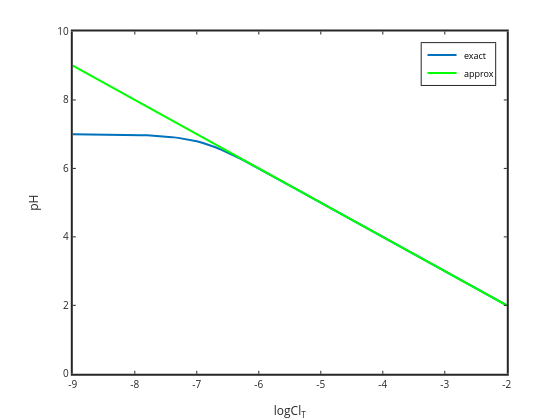

Notebook source saved alongside this figure:
### Code cell
for i=1:size(logClT,2)
    H=ClT(i);
    pHapprox(i)=-log10(H);
end
plot(logClT,pHexact,'linewidth',2,logClT,pHapprox,'g','linewidth',2)
legend('exact','approx')
%set(gca,'linewidth',2,'fontsize',12); % doesn't work with gitpages
set(gca,'linewidth',2)
xlabel('logCl_T','fontsize',12)
ylabel('pH','fontsize',12)
title('... also approx solution','fontsize',14)

### Figure 1 — Plotly figure (JSON) as saved in the notebook; plotly's stock layout.template omitted (floating-point values rounded to 4 significant figures)
{"data": [{"line": {"color": "rgb(0,113,188)", "dash": "solid", "width": 2}, "marker": {"color": "rgb(0,113,188)", "line": {"color": "rgb(0,113,188)"}, "size": 6, "symbol": "none"}, "mode": "lines", "name": "exact", "showlegend": true, "type": "scatter", "visibility": true, "x": [-9, -8.9, -8.8, -8.7, -8.6, -8.5, -8.4, -8.3, -8.2, -8.1, -8, -7.9, -7.8, -7.7, -7.6, -7.5, -7.4, -7.3, -7.2, -7.1, -7, -6.9, -6.8, -6.7, -6.6, -6.5, -6.4, -6.3, -6.2, -6.1, -6, -5.9, -5.8, -5.7, -5.6, -5.5, -5.4, -5.3, -5.2, -5.1, -5, -4.9, -4.8, -4.7, -4.6, -4.5, -4.4, -4.3, -4.2, -4.1, -4, -3.9, -3.8, -3.7, -3.6, -3.5, -3.4, -3.3, -3.2, -3.1, -3, -2.9, -2.8, -2.7, -2.6, -2.5, -2.4, -2.3, -2.2, -2.1, -2], "xaxis": "x", "y": [6.998, 6.997, 6.997, 6.996, 6.995, 6.993, 6.991, 6.989, 6.986, 6.983, 6.978, 6.973, 6.966, 6.957, 6.946, 6.932, 6.914, 6.892, 6.865, 6.832, 6.791, 6.742, 6.684, 6.618, 6.543, 6.462, 6.375, 6.284, 6.189, 6.093, 5.996, 5.897, 5.798, 5.699, 5.599, 5.5, 5.4, 5.3, 5.2, 5.1, 5.0, 4.9, 4.8, 4.7, 4.6, 4.5, 4.4, 4.3, 4.2, 4.1, 4.0, 3.9, 3.8, 3.7, 3.6, 3.5, 3.4, 3.3, 3.2, 3.1, 3.0, 2.9, 2.8, 2.7, 2.6, 2.5, 2.4, 2.3, 2.2, 2.1, 2.0], "yaxis": "y"}, {"line": {"color": "rgb(0,255,0)", "dash": "solid", "width": 2}, "marker": {"color": "rgb(0,255,0)", "line": {"color": "rgb(0,255,0)"}, "size": 6, "symbol": "none"}, "mode": "lines", "name": "approx", "showlegend": true, "type": "scatter", "visibility": true, "x": [-9, -8.9, -8.8, -8.7, -8.6, -8.5, -8.4, -8.3, -8.2, -8.1, -8, -7.9, -7.8, -7.7, -7.6, -7.5, -7.4, -7.3, -7.2, -7.1, -7, -6.9, -6.8, -6.7, -6.6, -6.5, -6.4, -6.3, -6.2, -6.1, -6, -5.9, -5.8, -5.7, -5.6, -5.5, -5.4, -5.3, -5.2, -5.1, -5, -4.9, -4.8, -4.7, -4.6, -4.5, -4.4, -4.3, -4.2, -4.1, -4, -3.9, -3.8, -3.7, -3.6, -3.5, -3.4, -3.3, -3.2, -3.1, -3, -2.9, -2.8, -2.7, -2.6, -2.5, -2.4, -2.3, -2.2, -2.1, -2], "xaxis": "x", "y": [9, 8.9, 8.8, 8.7, 8.6, 8.5, 8.4, 8.3, 8.2, 8.1, 8, 7.9, 7.8, 7.7, 7.6, 7.5, 7.4, 7.3, 7.2, 7.1, 7, 6.9, 6.8, 6.7, 6.6, 6.5, 6.4, 6.3, 6.2, 6.1, 6, 5.9, 5.8, 5.7, 5.6, 5.5, 5.4, 5.3, 5.2, 5.1, 5, 4.9, 4.8, 4.7, 4.6, 4.5, 4.4, 4.3, 4.2, 4.1, 4, 3.9, 3.8, 3.7, 3.6, 3.5, 3.4, 3.3, 3.2, 3.1, 3, 2.9, 2.8, 2.7, 2.6, 2.5, 2.4, 2.3, 2.2, 2.1, 2], "yaxis": "y"}, {"hoverinfo": "none", "line": {"color": "rgb(0,113,188)", "dash": "solid", "width": 2}, "marker": {"color": "rgb(0,113,188)", "line": {"color": "rgb(0,113,188)"}, "size": 6, "symbol": "none"}, "mode": "lines", "name": "", "showlegend": false, "type": "scatter", "visibility": true, "x": [3, 18], "xaxis": "x2", "y": [6.15, 6.15], "yaxis": "y2"}, {"hoverinfo": "none", "line": {"color": "rgb(0,255,0)", "dash": "solid", "width": 2}, "marker": {"color": "rgb(0,255,0)", "line": {"color": "rgb(0,255,0)"}, "size": 6, "symbol": "none"}, "mode": "lines", "name": "", "showlegend": false, "type": "scatter", "visibility": true, "x": [3, 18], "xaxis": "x2", "y": [15.45, 15.45], "yaxis": "y2"}], "layout": {"annotations": [{"font": {"color": "rgb(0,0,0)", "size": 9}, "showarrow": false, "text": "exact", "x": 21, "xanchor": "left", "xref": "x2", "y": 6.15, "yanchor": "middle", "yref": "y2"}, {"font": {"color": "rgb(0,0,0)", "size": 9}, "showarrow": false, "text": "approx", "x": 21, "xanchor": "left", "xref": "x2", "y": 15.45, "yanchor": "middle", "yref": "y2"}], "height": 420, "hovermode": "closest", "margin": {"b": 0, "l": 0, "r": 0, "t": 0}, "plot_bgcolor": "rgba(0,0,0,0)", "showlegend": false, "width": 560, "xaxis": {"anchor": "y", "autorange": false, "domain": [0.13, 0.905], "exponentformat": "none", "gridcolor": "rgba(38,38,38,0.15)", "gridwidth": 2, "linecolor": "rgb(38,38,38)", "linewidth": 2, "mirror": "ticks", "range": [-9, -2], "showgrid": false, "showline": true, "side": "bottom", "spikedash": "solid", "spikemode": "across", "spikesides": false, "spikethickness": 1, "tickangle": 0, "tickcolor": "rgb(38,38,38)", "tickfont": {"color": "rgb(38,38,38)", "size": 10}, "ticklen": 3, "ticks": "inside", "ticktext": ["-9", "-8", "-7", "-6", "-5", "-4", "-3", "-2"], "tickvals": [-9, -8, -7, -6, -5, -4, -3, -2], "title": {"font": {"color": "rgb(38,38,38)", "size": 12}, "text": "logCl<sub>T</sub>"}, "type": "linear", "visible": true, "zeroline": false}, "xaxis2": {"anchor": "y2", "autorange": false, "domain": [0.753, 0.8842], "exponentformat": "none", "fixedrange": true, "gridcolor": "rgba(38,38,38,0.15)", "gridwidth": 1, "linecolor": "rgb(38,38,38)", "linewidth": 1, "mirror": true, "range": [0, 37.94], "showgrid": false, "showline": true, "showspikes": false, "side": "bottom", "spikedash": "solid", "spikemode": "across", "spikesides": false, "spikethickness": 1, "tickangle": 0, "tickcolor": "rgb(38,38,38)", "tickfont": {"color": "rgb(38,38,38)", "size": 9}, "ticklen": 3, "ticks": "", "ticktext": [], "tickvals": [], "title": {"font": {"color": "rgb(0,0,0)", "size": 9.9}, "text": ""}, "type": "linear", "visible": true, "zeroline": false}, "yaxis": {"anchor": "x", "autorange": false, "domain": [0.11, 0.925], "exponentformat": "none", "gridcolor": "rgba(38,38,38,0.15)", "gridwidth": 2, "linecolor": "rgb(38,38,38)", "linewidth": 2, "mirror": "ticks", "range": [0, 10], "showgrid": false, "showline": true, "side": "left", "spikedash": "solid", "spikemode": "across", "spikesides": false, "spikethickness": 1, "tickangle": 0, "tickcolor": "rgb(38,38,38)", "tickfont": {"color": "rgb(38,38,38)", "size": 10}, "ticklen": 3, "ticks": "inside", "ticktext": ["0", "2", "4", "6", "8", "10"], "tickvals": [0, 2, 4, 6, 8, 10], "title": {"font": {"color": "rgb(38,38,38)", "size": 12}, "text": "pH"}, "type": "linear", "visible": true, "zeroline": false}, "yaxis2": {"anchor": "x2", "autorange": false, "domain": [0.7977, 0.8973], "exponentformat": "none", "fixedrange": true, "gridcolor": "rgba(38,38,38,0.15)", "gridwidth": 1, "linecolor": "rgb(38,38,38)", "linewidth": 1, "mirror": true, "range": [21.6, 0], "showgrid": false, "showline": true, "showspikes": false, "side": "left", "spikedash": "solid", "spikemode": "across", "spikesides": false, "spikethickness": 1, "tickangle": 0, "tickcolor": "rgb(38,38,38)", "tickfont": {"color": "rgb(38,38,38)", "size": 9}, "ticklen": 3, "ticks": "", "ticktext": [], "tickvals": [], "title": {"font": {"color": "rgb(0,0,0)", "size": 9.9}, "text": ""}, "type": "linear", "visible": true, "zeroline": false}}}
